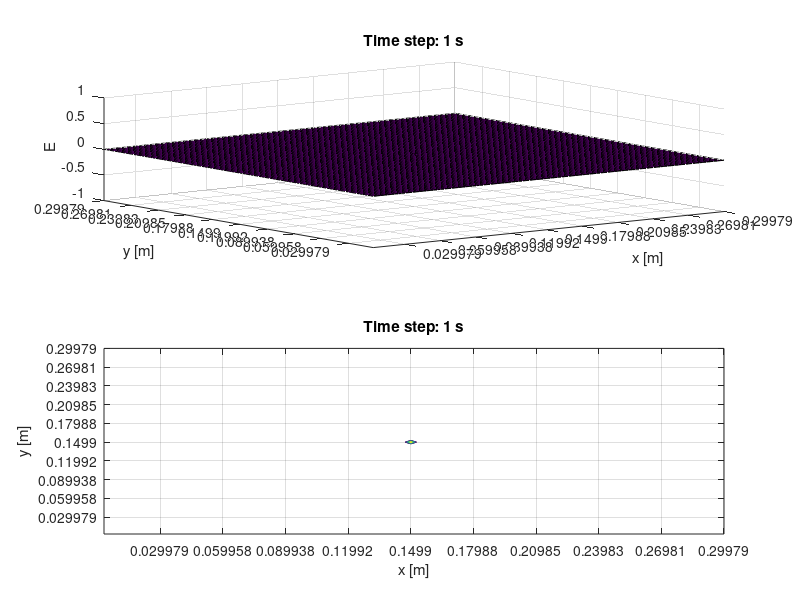
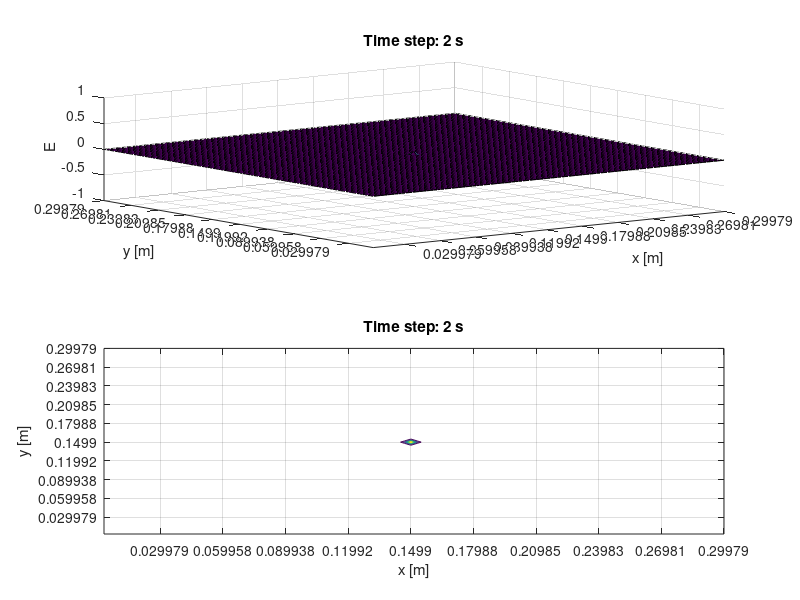
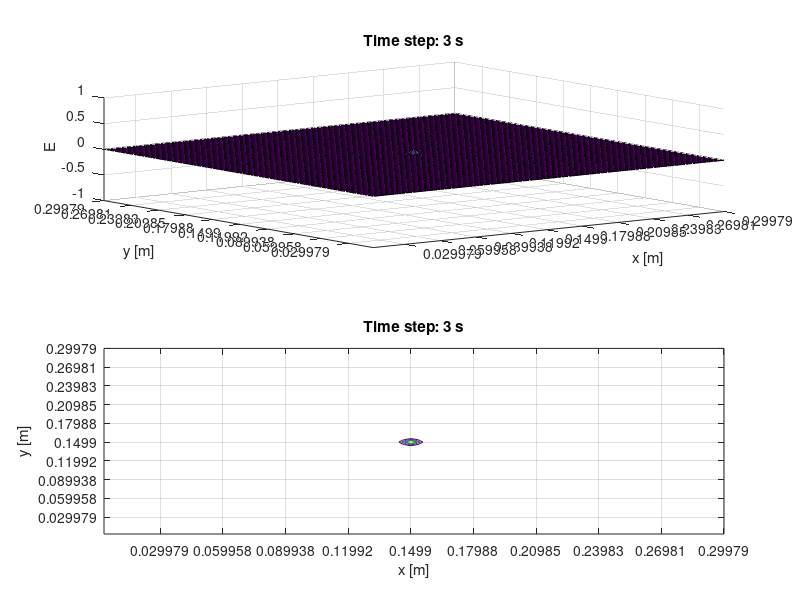
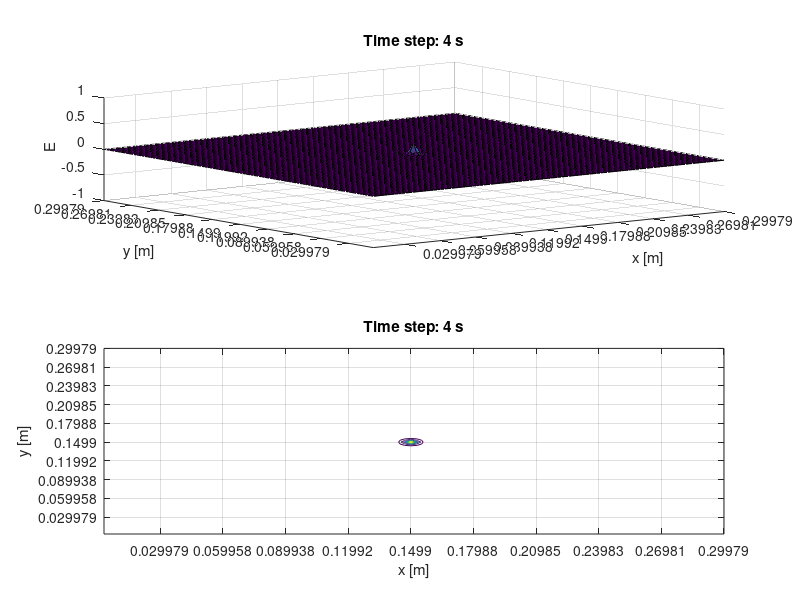

Write MATLAB code to recreate these figures, in order. (Note: a time limit stopped this script after it produced the figures.)
% Material Grid Properties
% Uniform Free Space
mu0 = 4*pi*10^-7;         % [H/m]
ep0 = 8.854187817*10^-12; % [F/m]

c = 299792458;       % speed of light [m/s]
f = 1e10;            % frequency      [1/s]
lambda = c/f;        % wavelength     [m]
dx = lambda/10;      % step size x    [m]
dy = lambda/10;      % step size y    [m]
dt = dx/(c*sqrt(2)); % step size t    [s]

% Declare Grids
maxLength=100;
[iarray,jarray] = meshgrid(1:maxLength,1:maxLength);
Ez(1:maxLength,  1:maxLength)   = 0;
Hx(1:maxLength,  1:maxLength-1) = 0;
Hy(1:maxLength-1,1:maxLength)   = 0;
Dz(1:maxLength,  1:maxLength)   = 0;
Bx(1:maxLength,  1:maxLength-1) = 0;
By(1:maxLength-1,1:maxLength)   = 0;

ep=1*ep0;
mu=1*mu0;
boundsize=20;

% S-matrix Values
kx(1:maxLength)=1;
ky(1:maxLength)=1;
kz(1:maxLength)=1;
sigmax(1:maxLength)=0;
sigmay(1:maxLength)=0;
sigmaz(1:maxLength)=0;

%Polynomial Grading
m=3;
sigmamax=1;
% sigmamax=0.8*(m+1)/(sqrt(mu0/ep0)*dx);
kmax=1;
for i=1:boundsize
    sigmax(maxLength-boundsize+i)=((i/boundsize)^m*sigmamax);
    sigmay(maxLength-boundsize+i)=((i/boundsize)^m*sigmamax);
    sigmax(boundsize+1-i)=sigmax(maxLength-boundsize+i);
    sigmay(boundsize+1-i)=sigmay(maxLength-boundsize+i);
end
for i=1:boundsize
    kx(maxLength-boundsize+i)=1+(kmax-1)*(i/boundsize)^m;
    ky(maxLength-boundsize+i)=1+(kmax-1)*(i/boundsize)^m;
    kx(boundsize+1-i)=kx(maxLength-boundsize+i);
    ky(boundsize+1-i)=ky(maxLength-boundsize+i);
end

% Declare Update Constant Arrays

% Constants to Update Hx
CBX1(1:maxLength)=0;
CBX2(1:maxLength)=0;
CHX1(1:maxLength)=0;
CHX2(1:maxLength)=0;
CHX3(1:maxLength)=0;
CHX4(1:maxLength)=0;

% Constants to Update Hy
CBY1(1:maxLength)=0;
CBY2(1:maxLength)=0;
CHY1(1:maxLength)=0;
CHY2(1:maxLength)=0;
CHY3(1:maxLength)=0;
CHY4(1:maxLength)=0;

% Constants to update Ez
CDZ1(1:maxLength)=0;
CDZ2(1:maxLength)=0;
CEZ1(1:maxLength)=0;
CEZ2(1:maxLength)=0;
CEZ3(1:maxLength)=0;
CEZ4(1:maxLength)=0;

% Fill Update Constant Arrays

for i=1:maxLength
    
% Constants to Update Hx - index j j 1 1 i i
CBX1(i)=(2*ep0*ky(i)-sigmay(i)*dt)/(2*ep0*ky(i)+sigmay(i)*dt);
CBX2(i)=(2*ep0*dt)/(2*ep0*ky(i)+sigmay(i)*dt);
CHX1(i)=(2*ep0*kz(i)-sigmaz(i)*dt)/(2*ep0*kz(i)+sigmaz(i)*dt); %Constant
CHX2(i)=1/(2*ep0*kz(i)+sigmaz(i)*dt);                          %Constant
CHX3(i)=2*ep0*kx(i)+sigmax(i)*dt;
CHX4(i)=2*ep0*kx(i)-sigmax(i)*dt;

% Constants to Update Hy - index 1 1 i i j j
CBY1(i)=(2*ep0*kz(i)-sigmaz(i)*dt)/(2*ep0*kz(i)+sigmaz(i)*dt); %Constant
CBY2(i)=(2*ep0*dt)/(2*ep0*kz(i)+sigmaz(i)*dt);                 %Constant
CHY1(i)=(2*ep0*kx(i)-sigmax(i)*dt)/(2*ep0*kx(i)+sigmax(i)*dt);
CHY2(i)=1/(2*ep0*kx(i)+sigmax(i)*dt);
CHY3(i)=2*ep0*ky(i)+sigmay(i)*dt;
CHY4(i)=2*ep0*ky(i)-sigmay(i)*dt;

% Constants to update Ez - index i i j j 1 1
CDZ1(i)=(2*ep0*kx(i)-sigmax(i)*dt)/(2*ep0*kx(i)+sigmax(i)*dt);
CDZ2(i)=(2*ep0*dt)/(2*ep0*kx(i)+sigmax(i)*dt);
CEZ1(i)=(2*ep0*ky(i)-sigmay(i)*dt)/(2*ep0*ky(i)+sigmay(i)*dt);
CEZ2(i)=1/(2*ep0*ky(i)+sigmay(i)*dt);
CEZ3(i)=2*ep0*kz(i)+sigmaz(i)*dt;                              %Constant
CEZ4(i)=2*ep0*kz(i)-sigmaz(i)*dt;                              %Constant

end

% Max Timesteps
nmax = 300;

% Error(17, nmax)=0;

% Initialize figure
figure

% Update Loop
for n = 1:nmax
    
    for i = 1:maxLength-1
        for j=1:maxLength-1
            % Update Hx
            Bx_old=Bx(i,j);
            Bx(i,j)=CBX1(j)*Bx(i,j)-CBX2(j)*(Ez(i,j+1)-Ez(i,j))/dy;
            Hx(i,j)=CHX1(1)*Hx(i,j)+CHX2(1)*(CHX3(i)*Bx(i,j)-CHX4(i)*Bx_old)/mu;
            % Update Hy
            By_old=By(i,j);
            By(i,j)=CBY1(1)*By(i,j)+CBY2(1)*(Ez(i+1,j)-Ez(i,j))/dx;
            Hy(i,j)=CHY1(i)*Hy(i,j)+CHY2(i)*(CHY3(j)*By(i,j)-CHY4(j)*By_old)/mu;            
        end
    end  
    
    % Update Ez  
    for i = 2:maxLength-1
        for j=2:maxLength-1
            Dz_old=Dz(i,j);
            Dz(i,j)=CDZ1(i)*Dz(i,j)+CDZ2(i)*((Hy(i,j)-Hy(i-1,j))/dx-(Hx(i,j)-Hx(i,j-1))/dy);
            Ez(i,j)=CEZ1(j)*Ez(i,j)+CEZ2(j)*(CEZ3(1)*Dz(i,j)-CEZ4(1)*Dz_old)/ep;
        end
    end
    
    
    % PEC Boundary Conditions
    Ez(1:maxLength,1) = 0;
    Ez(1:maxLength, maxLength) = 0;
    Ez(1,1:maxLength) = 0;
    Ez(maxLength, 1:maxLength) = 0;
    
    % Source
    % Ez(maxLength/2,maxLength/2) = cos(2*pi*f*dt*n);
    Ez(maxLength/2,maxLength/2)=exp(-(((n-10)/5)^2)); 
    
    % Plot
    % Surface Plot
    subplot(2,1,1)
    surf(iarray, jarray, Ez);
    title(['Time step: ',num2str(n),' s'])
    axis([1, maxLength, 1, maxLength, -1, 1])
    xlabel('x [m]')
    xticks(iarray(1,10:10:maxLength))
    xticklabels(dx*iarray(1,10:10:maxLength))
    ylabel('y [m]')
    yticks(jarray(10:10:maxLength,1))
    yticklabels(dy*jarray(10:10:maxLength,1))
    zlabel('E')
    grid on
    
    % Contour Plot
    subplot(2,1,2)
    contour(iarray, jarray, Ez);
    title(['Time step: ',num2str(n),' s'])
    xlabel('x [m]')
    xticks(iarray(1,10:10:maxLength))
    xticklabels(dx*iarray(1,10:10:maxLength))
    ylabel('y [m]')
    yticks(jarray(10:10:maxLength,1))
    yticklabels(dy*jarray(10:10:maxLength,1))
    zlabel('E')
    grid on
    M=getframe;
    
    % Save Images
    if n<10
        saveas(gcf,['FDTD' '00' num2str(n)],'jpg')
    elseif n<100
        saveas(gcf,['FDTD' '0' num2str(n)],'jpg')
    elseif n<1000
        saveas(gcf,['FDTD' num2str(n)],'jpg')
    end
    
end
